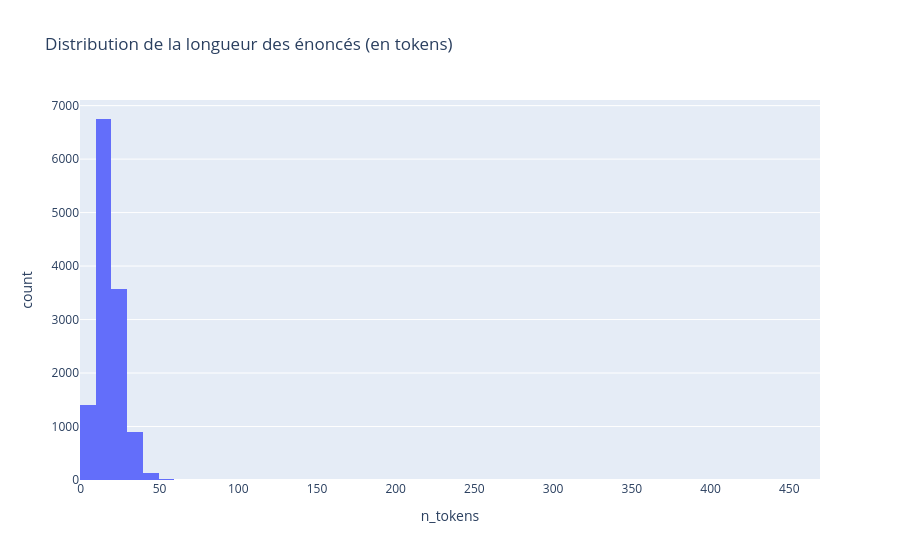

The cell this chart's notebook holds for it:
### Code cell
fig = px.histogram(
    df,
    x="n_tokens",
    nbins=50,
    title="Distribution de la longueur des énoncés (en tokens)"
)
fig.show()

### Figure 1 — Plotly figure (JSON) as saved in the notebook; plotly's stock layout.template omitted (floating-point values rounded to 4 significant figures; data arrays with more than 128 entries replaced by an {"elided": "..."} marker saying what was removed)
{"data": [{"bingroup": "x", "hovertemplate": "n_tokens=%{x}<br>count=%{y}<extra></extra>", "legendgroup": "", "marker": {"color": "#636efa", "pattern": {"shape": ""}}, "name": "", "nbinsx": 50, "orientation": "v", "showlegend": false, "type": "histogram", "x": {"elided": "12791 int values"}, "xaxis": "x", "yaxis": "y"}], "layout": {"barmode": "relative", "legend": {"tracegroupgap": 0}, "title": {"text": "Distribution de la longueur des énoncés (en tokens)"}, "xaxis": {"anchor": "y", "domain": [0, 1], "title": {"text": "n_tokens"}}, "yaxis": {"anchor": "x", "domain": [0, 1], "title": {"text": "count"}}}}
